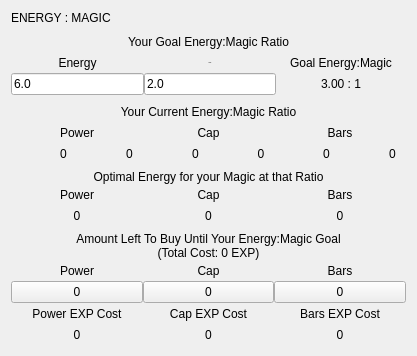
      <widget class="QWidget" name="em" native="true">
       <layout class="QVBoxLayout" name="verticalLayout">
        <item>
         <widget class="QLabel" name="Title_3">
          <property name="text">
           <string>ENERGY : MAGIC</string>
          </property>
          <property name="type_of_header" stdset="0">
           <string>misc</string>
          </property>
         </widget>
        </item>
        <item>
         <layout class="QVBoxLayout" name="layout_em_goal_ratio">
          <property name="spacing">
           <number>0</number>
          </property>
          <item>
           <widget class="QLabel" name="header_17">
            <property name="minimumSize">
             <size>
              <width>395</width>
              <height>21</height>
             </size>
            </property>
            <property name="maximumSize">
             <size>
              <width>16777215</width>
              <height>21</height>
             </size>
            </property>
            <property name="text">
             <string>Your Goal Energy:Magic Ratio</string>
            </property>
            <property name="alignment">
             <set>Qt::AlignmentFlag::AlignCenter</set>
            </property>
            <property name="type_of_header" stdset="0">
             <string>1</string>
            </property>
           </widget>
          </item>
          <item>
           <layout class="QGridLayout" name="gridLayout_21">
            <item row="1" column="0">
             <widget class="QLineEdit" name="em_edit_goal_ratio_energy">
              <property name="focusPolicy">
               <enum>Qt::FocusPolicy::StrongFocus</enum>
              </property>
              <property name="inputMethodHints">
               <set>Qt::InputMethodHint::ImhNone</set>
              </property>
              <property name="text">
               <string>6.0</string>
              </property>
             </widget>
            </item>
            <item row="0" column="0">
             <widget class="QLabel" name="label_78">
              <property name="minimumSize">
               <size>
                <width>130</width>
                <height>21</height>
               </size>
              </property>
              <property name="autoFillBackground">
               <bool>false</bool>
              </property>
              <property name="styleSheet">
               <string notr="true"/>
              </property>
              <property name="text">
               <string>Energy</string>
              </property>
              <property name="alignment">
               <set>Qt::AlignmentFlag::AlignCenter</set>
              </property>
              <property name="type_of_header" stdset="0">
               <string>2</string>
              </property>
             </widget>
            </item>
            <item row="0" column="1">
             <widget class="QLabel" name="label_79">
              <property name="minimumSize">
               <size>
                <width>130</width>
                <height>21</height>
               </size>
              </property>
              <property name="font">
               <font>
                <family>Nunito</family>
                <pointsize>-1</pointsize>
                <bold>false</bold>
               </font>
              </property>
              <property name="autoFillBackground">
               <bool>false</bool>
              </property>
              <property name="styleSheet">
               <string notr="true"/>
              </property>
              <property name="text">
               <string>Magic</string>
              </property>
              <property name="alignment">
               <set>Qt::AlignmentFlag::AlignCenter</set>
              </property>
              <property name="type_of_header" stdset="0">
               <string>2</string>
              </property>
             </widget>
            </item>
            <item row="1" column="1">
             <widget class="QLineEdit" name="em_edit_goal_ratio_magic">
              <property name="text">
               <string>2.0</string>
              </property>
             </widget>
            </item>
            <item row="0" column="2">
             <widget class="QLabel" name="label_80">
              <property name="minimumSize">
               <size>
                <width>130</width>
                <height>21</height>
               </size>
              </property>
              <property name="autoFillBackground">
               <bool>false</bool>
              </property>
              <property name="text">
               <string>Goal Energy:Magic</string>
              </property>
              <property name="alignment">
               <set>Qt::AlignmentFlag::AlignCenter</set>
              </property>
              <property name="type_of_header" stdset="0">
               <string>2</string>
              </property>
             </widget>
            </item>
            <item row="1" column="2">
             <widget class="QLabel" name="em_edit_goal_em_ratio">
              <property name="minimumSize">
               <size>
                <width>130</width>
                <height>21</height>
               </size>
              </property>
              <property name="autoFillBackground">
               <bool>false</bool>
              </property>
              <property name="text">
               <string>3.00 : 1</string>
              </property>
              <property name="alignment">
               <set>Qt::AlignmentFlag::AlignCenter</set>
              </property>
              <property name="type_of_header" stdset="0">
               <string>2</string>
              </property>
             </widget>
            </item>
           </layout>
          </item>
         </layout>
        </item>
        <item>
         <layout class="QVBoxLayout" name="layout_em_current_ratio">
          <property name="spacing">
           <number>0</number>
          </property>
          <item>
           <widget class="QLabel" name="header_19">
            <property name="minimumSize">
             <size>
              <width>395</width>
              <height>21</height>
             </size>
            </property>
            <property name="maximumSize">
             <size>
              <width>16777215</width>
              <height>21</height>
             </size>
            </property>
            <property name="text">
             <string>Your Current Energy:Magic Ratio</string>
            </property>
            <property name="alignment">
             <set>Qt::AlignmentFlag::AlignCenter</set>
            </property>
            <property name="type_of_header" stdset="0">
             <string>1</string>
            </property>
           </widget>
          </item>
          <item>
           <layout class="QGridLayout" name="gridLayout_23">
            <item row="0" column="1">
             <widget class="QLabel" name="label_84">
              <property name="minimumSize">
               <size>
                <width>130</width>
                <height>21</height>
               </size>
              </property>
              <property name="text">
               <string>Cap</string>
              </property>
              <property name="alignment">
               <set>Qt::AlignmentFlag::AlignCenter</set>
              </property>
              <property name="type_of_header" stdset="0">
               <string>2</string>
              </property>
             </widget>
            </item>
            <item row="0" column="0">
             <widget class="QLabel" name="label_85">
              <property name="minimumSize">
               <size>
                <width>130</width>
                <height>21</height>
               </size>
              </property>
              <property name="text">
               <string>Power</string>
              </property>
              <property name="alignment">
               <set>Qt::AlignmentFlag::AlignCenter</set>
              </property>
              <property name="type_of_header" stdset="0">
               <string>2</string>
              </property>
             </widget>
            </item>
            <item row="0" column="2">
             <widget class="QLabel" name="label_86">
              <property name="minimumSize">
               <size>
                <width>130</width>
                <height>21</height>
               </size>
              </property>
              <property name="text">
               <string>Bars</string>
              </property>
              <property name="alignment">
               <set>Qt::AlignmentFlag::AlignCenter</set>
              </property>
              <property name="type_of_header" stdset="0">
               <string>2</string>
              </property>
             </widget>
            </item>
            <item row="1" column="0">
             <layout class="QHBoxLayout" name="horizontalLayout_11">
              <property name="spacing">
               <number>0</number>
              </property>
              <item>
               <widget class="QLabel" name="em_cr_power">
                <property name="minimumSize">
                 <size>
                  <width>105</width>
                  <height>21</height>
                 </size>
                </property>
                <property name="maximumSize">
                 <size>
                  <width>130</width>
                  <height>21</height>
                 </size>
                </property>
                <property name="text">
                 <string>0</string>
                </property>
                <property name="alignment">
                 <set>Qt::AlignmentFlag::AlignCenter</set>
                </property>
                <property name="type_of_header" stdset="0">
                 <string>3</string>
                </property>
               </widget>
              </item>
              <item>
               <widget class="QLabel" name="em_cr_power_checker">
                <property name="minimumSize">
                 <size>
                  <width>25</width>
                  <height>21</height>
                 </size>
                </property>
                <property name="text">
                 <string>0</string>
                </property>
                <property name="alignment">
                 <set>Qt::AlignmentFlag::AlignCenter</set>
                </property>
               </widget>
              </item>
             </layout>
            </item>
            <item row="1" column="1">
             <layout class="QHBoxLayout" name="horizontalLayout_12">
              <property name="spacing">
               <number>0</number>
              </property>
              <item>
               <widget class="QLabel" name="em_cr_cap">
                <property name="minimumSize">
                 <size>
                  <width>105</width>
                  <height>21</height>
                 </size>
                </property>
                <property name="maximumSize">
                 <size>
                  <width>130</width>
                  <height>21</height>
                 </size>
                </property>
                <property name="text">
                 <string>0</string>
                </property>
                <property name="alignment">
                 <set>Qt::AlignmentFlag::AlignCenter</set>
                </property>
                <property name="type_of_header" stdset="0">
                 <string>3</string>
                </property>
               </widget>
              </item>
              <item>
               <widget class="QLabel" name="em_cr_cap_checker">
                <property name="minimumSize">
                 <size>
                  <width>25</width>
                  <height>21</height>
                 </size>
                </property>
                <property name="text">
                 <string>0</string>
                </property>
                <property name="alignment">
                 <set>Qt::AlignmentFlag::AlignCenter</set>
                </property>
               </widget>
              </item>
             </layout>
            </item>
            <item row="1" column="2">
             <layout class="QHBoxLayout" name="horizontalLayout_13">
              <property name="spacing">
               <number>0</number>
              </property>
              <item>
               <widget class="QLabel" name="em_cr_bars">
                <property name="minimumSize">
                 <size>
                  <width>105</width>
                  <height>21</height>
                 </size>
                </property>
                <property name="maximumSize">
                 <size>
                  <width>130</width>
                  <height>21</height>
                 </size>
                </property>
                <property name="text">
                 <string>0</string>
                </property>
                <property name="alignment">
                 <set>Qt::AlignmentFlag::AlignCenter</set>
                </property>
                <property name="type_of_header" stdset="0">
                 <string>3</string>
                </property>
               </widget>
              </item>
              <item>
               <widget class="QLabel" name="em_cr_bar_checker">
                <property name="minimumSize">
                 <size>
                  <width>25</width>
                  <height>21</height>
                 </size>
                </property>
                <property name="text">
                 <string>0</string>
                </property>
                <property name="alignment">
                 <set>Qt::AlignmentFlag::AlignCenter</set>
                </property>
               </widget>
              </item>
             </layout>
            </item>
           </layout>
          </item>
         </layout>
        </item>
        <item>
         <layout class="QVBoxLayout" name="em_optimal_energy_at_that_ratio">
          <property name="spacing">
           <number>0</number>
          </property>
          <item>
           <widget class="QLabel" name="header_9">
            <property name="text">
             <string>Optimal Energy for your Magic at that Ratio</string>
            </property>
            <property name="alignment">
             <set>Qt::AlignmentFlag::AlignCenter</set>
            </property>
            <property name="type_of_header" stdset="0">
             <string>1</string>
            </property>
           </widget>
          </item>
          <item>
           <layout class="QGridLayout" name="gridLayout_11">
            <item row="1" column="0">
             <widget class="QLabel" name="em_optimal_energy_for_magic_power">
              <property name="minimumSize">
               <size>
                <width>130</width>
                <height>21</height>
               </size>
              </property>
              <property name="text">
               <string>0</string>
              </property>
              <property name="alignment">
               <set>Qt::AlignmentFlag::AlignCenter</set>
              </property>
              <property name="type_of_header" stdset="0">
               <string>3</string>
              </property>
             </widget>
            </item>
            <item row="1" column="2">
             <widget class="QLabel" name="em_optimal_energy_for_magic_bar">
              <property name="minimumSize">
               <size>
                <width>130</width>
                <height>21</height>
               </size>
              </property>
              <property name="text">
               <string>0</string>
              </property>
              <property name="alignment">
               <set>Qt::AlignmentFlag::AlignCenter</set>
              </property>
              <property name="type_of_header" stdset="0">
               <string>3</string>
              </property>
             </widget>
            </item>
            <item row="1" column="1">
             <widget class="QLabel" name="em_optimal_energy_for_magic_cap">
              <property name="minimumSize">
               <size>
                <width>130</width>
                <height>21</height>
               </size>
              </property>
              <property name="text">
               <string>0</string>
              </property>
              <property name="alignment">
               <set>Qt::AlignmentFlag::AlignCenter</set>
              </property>
              <property name="type_of_header" stdset="0">
               <string>3</string>
              </property>
             </widget>
            </item>
            <item row="0" column="2">
             <widget class="QLabel" name="label_24">
              <property name="minimumSize">
               <size>
                <width>130</width>
                <height>21</height>
               </size>
              </property>
              <property name="text">
               <string>Bars</string>
              </property>
              <property name="alignment">
               <set>Qt::AlignmentFlag::AlignCenter</set>
              </property>
              <property name="type_of_header" stdset="0">
               <string>2</string>
              </property>
             </widget>
            </item>
            <item row="0" column="0">
             <widget class="QLabel" name="label_25">
              <property name="minimumSize">
               <size>
                <width>130</width>
                <height>21</height>
               </size>
              </property>
              <property name="text">
               <string>Power</string>
              </property>
              <property name="alignment">
               <set>Qt::AlignmentFlag::AlignCenter</set>
              </property>
              <property name="type_of_header" stdset="0">
               <string>2</string>
              </property>
             </widget>
            </item>
            <item row="0" column="1">
             <widget class="QLabel" name="label_26">
              <property name="minimumSize">
               <size>
                <width>130</width>
                <height>21</height>
               </size>
              </property>
              <property name="text">
               <string>Cap</string>
              </property>
              <property name="alignment">
               <set>Qt::AlignmentFlag::AlignCenter</set>
              </property>
              <property name="type_of_header" stdset="0">
               <string>2</string>
              </property>
             </widget>
            </item>
           </layout>
          </item>
         </layout>
        </item>
        <item>
         <layout class="QVBoxLayout" name="layout_em_amount_left_to_buy">
          <property name="spacing">
           <number>0</number>
          </property>
          <item>
           <widget class="QLabel" name="name_em_amount_left_to_buy">
            <property name="text">
             <string>Amount Left To Buy Until Your Energy:Magic Goal
(Total Cost: 0 EXP)</string>
            </property>
            <property name="alignment">
             <set>Qt::AlignmentFlag::AlignCenter</set>
            </property>
            <property name="type_of_header" stdset="0">
             <string>1</string>
            </property>
           </widget>
          </item>
          <item>
           <layout class="QGridLayout" name="gridLayout_26">
            <item row="2" column="0">
             <widget class="QLabel" name="label_93">
              <property name="minimumSize">
               <size>
                <width>130</width>
                <height>21</height>
               </size>
              </property>
              <property name="text">
               <string>Power EXP Cost</string>
              </property>
              <property name="alignment">
               <set>Qt::AlignmentFlag::AlignCenter</set>
              </property>
              <property name="type_of_header" stdset="0">
               <string>2</string>
              </property>
             </widget>
            </item>
            <item row="3" column="1">
             <widget class="QLabel" name="em_exp_cost_cap">
              <property name="minimumSize">
               <size>
                <width>130</width>
                <height>21</height>
               </size>
              </property>
              <property name="text">
               <string>0</string>
              </property>
              <property name="alignment">
               <set>Qt::AlignmentFlag::AlignCenter</set>
              </property>
              <property name="type_of_header" stdset="0">
               <string>3</string>
              </property>
             </widget>
            </item>
            <item row="3" column="0">
             <widget class="QLabel" name="em_exp_cost_power">
              <property name="minimumSize">
               <size>
                <width>130</width>
                <height>21</height>
               </size>
              </property>
              <property name="text">
               <string>0</string>
              </property>
              <property name="alignment">
               <set>Qt::AlignmentFlag::AlignCenter</set>
              </property>
              <property name="type_of_header" stdset="0">
               <string>3</string>
              </property>
             </widget>
            </item>
            <item row="0" column="0">
             <widget class="QLabel" name="label_94">
              <property name="minimumSize">
               <size>
                <width>130</width>
                <height>21</height>
               </size>
              </property>
              <property name="text">
               <string>Power</string>
              </property>
              <property name="alignment">
               <set>Qt::AlignmentFlag::AlignCenter</set>
              </property>
              <property name="type_of_header" stdset="0">
               <string>2</string>
              </property>
             </widget>
            </item>
            <item row="2" column="1">
             <widget class="QLabel" name="label_95">
              <property name="minimumSize">
               <size>
                <width>130</width>
                <height>21</height>
               </size>
              </property>
              <property name="text">
               <string>Cap EXP Cost</string>
              </property>
              <property name="alignment">
               <set>Qt::AlignmentFlag::AlignCenter</set>
              </property>
              <property name="type_of_header" stdset="0">
               <string>2</string>
              </property>
             </widget>
            </item>
            <item row="0" column="1">
             <widget class="QLabel" name="label_96">
              <property name="minimumSize">
               <size>
                <width>130</width>
                <height>21</height>
               </size>
              </property>
              <property name="text">
               <string>Cap</string>
              </property>
              <property name="alignment">
               <set>Qt::AlignmentFlag::AlignCenter</set>
              </property>
              <property name="type_of_header" stdset="0">
               <string>2</string>
              </property>
             </widget>
            </item>
            <item row="0" column="2">
             <widget class="QLabel" name="label_97">
              <property name="minimumSize">
               <size>
                <width>130</width>
                <height>21</height>
               </size>
              </property>
              <property name="text">
               <string>Bars</string>
              </property>
              <property name="alignment">
               <set>Qt::AlignmentFlag::AlignCenter</set>
              </property>
              <property name="type_of_header" stdset="0">
               <string>2</string>
              </property>
             </widget>
            </item>
            <item row="2" column="2">
             <widget class="QLabel" name="label_98">
              <property name="minimumSize">
               <size>
                <width>130</width>
                <height>21</height>
               </size>
              </property>
              <property name="text">
               <string>Bars EXP Cost</string>
              </property>
              <property name="alignment">
               <set>Qt::AlignmentFlag::AlignCenter</set>
              </property>
              <property name="type_of_header" stdset="0">
               <string>2</string>
              </property>
             </widget>
            </item>
            <item row="3" column="2">
             <widget class="QLabel" name="em_exp_cost_bars">
              <property name="minimumSize">
               <size>
                <width>130</width>
                <height>21</height>
               </size>
              </property>
              <property name="text">
               <string>0</string>
              </property>
              <property name="alignment">
               <set>Qt::AlignmentFlag::AlignCenter</set>
              </property>
              <property name="type_of_header" stdset="0">
               <string>3</string>
              </property>
             </widget>
            </item>
            <item row="1" column="2">
             <widget class="QPushButton" name="em_amount_left_to_buy_bar">
              <property name="minimumSize">
               <size>
                <width>21</width>
                <height>21</height>
               </size>
              </property>
              <property name="layoutDirection">
               <enum>Qt::LayoutDirection::RightToLeft</enum>
              </property>
              <property name="text">
               <string>0</string>
              </property>
              <property name="icon">
               <iconset resource="resources_qt.qrc">
                <normaloff>:/icons/resources/icons/copy_icon.png</normaloff>:/icons/resources/icons/copy_icon.png</iconset>
              </property>
             </widget>
            </item>
            <item row="1" column="1">
             <widget class="QPushButton" name="em_amount_left_to_buy_cap">
              <property name="minimumSize">
               <size>
                <width>21</width>
                <height>21</height>
               </size>
              </property>
              <property name="layoutDirection">
               <enum>Qt::LayoutDirection::RightToLeft</enum>
              </property>
              <property name="text">
               <string>0</string>
              </property>
              <property name="icon">
               <iconset resource="resources_qt.qrc">
                <normaloff>:/icons/resources/icons/copy_icon.png</normaloff>:/icons/resources/icons/copy_icon.png</iconset>
              </property>
             </widget>
            </item>
            <item row="1" column="0">
             <widget class="QPushButton" name="em_amount_left_to_buy_power">
              <property name="minimumSize">
               <size>
                <width>21</width>
                <height>21</height>
               </size>
              </property>
              <property name="layoutDirection">
               <enum>Qt::LayoutDirection::RightToLeft</enum>
              </property>
              <property name="text">
               <string>0</string>
              </property>
              <property name="icon">
               <iconset resource="resources_qt.qrc">
                <normaloff>:/icons/resources/icons/copy_icon.png</normaloff>:/icons/resources/icons/copy_icon.png</iconset>
              </property>
             </widget>
            </item>
           </layout>
          </item>
         </layout>
        </item>
       </layout>
      </widget>
